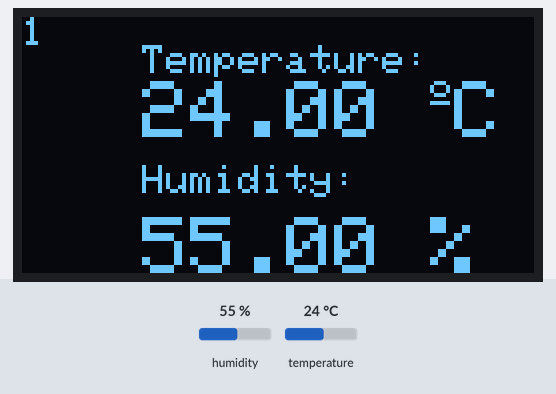
Simulated run of this sketch. Board: Arduino Uno, built with avr-gcc and run on an emulated ATmega328P. Parts: 128×64 one-colour display. The test bench sets the inputs (shaded band); at power-on: humidity 55 %, temperature 24 °C. What the sketch prints to the serial monitor is not drawn.

Above: at 3.8 s.
3.9 s: humidity set to 22 %
At 6.1 s:
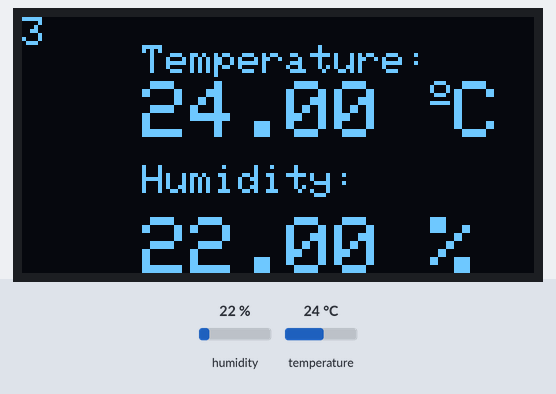
10.7 s: temperature set to 12 °C
At 14.9 s:
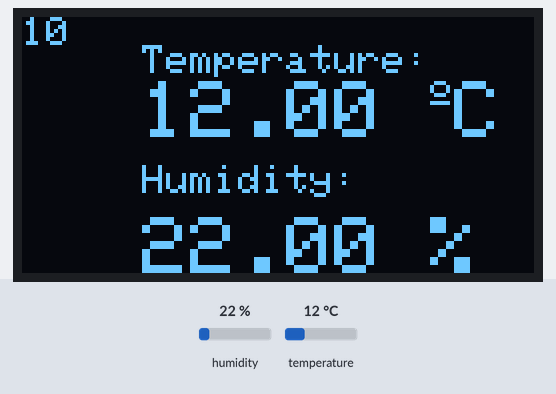
15.9 s: humidity set to 40 %
At 19.1 s:
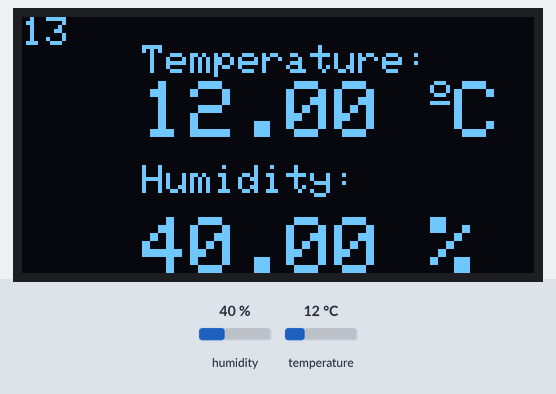
20.9 s: temperature set to 19 °C
At 24.1 s:
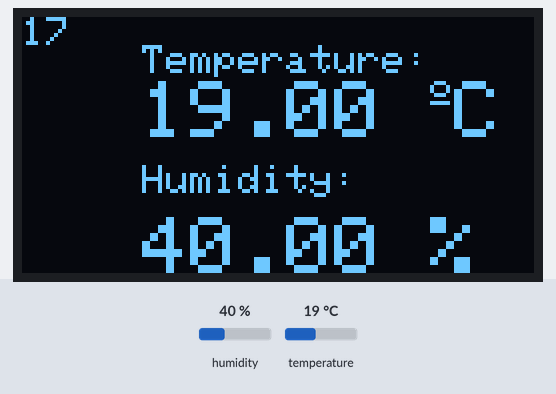
Timing chart, 0 to 25.6 s (numbered marks = the images above; inputs shaded):
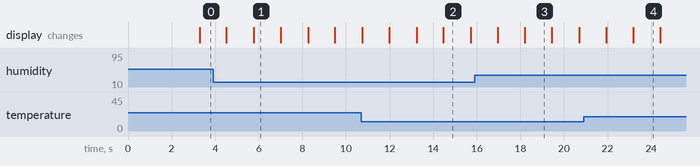

The sketch:

V2_HumidityToOled.ino
```cpp
//Tech Trends Shameer
//Temperature and Humidity Display in OLED
//----------------------------------------------------------------------------------------------------------Intilization----------------------------------
#include <Wire.h> // For I2C communication (used by OLED)
#include <Adafruit_GFX.h>  // Core graphics library
#include <Adafruit_SSD1306.h>
#include <Adafruit_Sensor.h>
#include "DHT.h"


#define SCREEN_WIDTH 128 // OLED display width, in pixels
#define SCREEN_HEIGHT 64 // OLED display height, in pixels

#define OLED_RESET 4 // Define the reset pin for OLED (not actually used in this setup, but needed by the library)
//Adafruit_SH1106 display(OLED_RESET);

int var_num = 0;
char buffer[10];

Adafruit_SSD1306 display(SCREEN_WIDTH, SCREEN_HEIGHT);
#define DHTPIN 2     // Digital pin connected to the DHT sensor

#define BLUE 0x001F // Optional color definition (not used, because the OLED is monochrome)

// Uncomment the type of sensor in use:
#define DHTTYPE    DHT11     // DHT 11
//#define DHTTYPE    DHT22     // DHT 22 (AM2302)
//#define DHTTYPE    DHT21     // DHT 21 (AM2301)

DHT dht(DHTPIN, DHTTYPE); // Create a DHT sensor object

//----------------------------------------------------------------------------------------------------------Setup FUNCTION----------------------------------
void setup() {

  Serial.begin(9600);

  dht.begin(); // Initialize the DHT sensor using dht object class                                                                                // display.begin(SH1106_SWITCHCAPVCC, 0x3C);
  display.begin(SSD1306_SWITCHCAPVCC, 0x3C);  // Initialize the OLED display with I2C address 0x3C

  delay(2000);

  display.clearDisplay(); // Clear anything that might be on the screen
  display.setTextColor(SSD1306_WHITE); // Set text color to white (since OLED is monochrome) (doesnt really matter but is standard)
 //  display.setTextColor(BLUE);
}

//----------------------------------------------------------------------------------------------------------COUNT FUNCTION----------------------------------
void count_change() {
  if (var_num == 60)
  {
    var_num = 0;
  }
  var_num = var_num + 1; // for itoa (	The number base (10 = decimal, 16 = hex, 2 = binary, etc.) )
  itoa(var_num, buffer, 10);//function included by c++ that converts int to str. converts from int to array (buffer is my array). C++ can only hold one variable (1 or 2 or 3 instead of 123) while arrays holds them all seperatly and combines
  delay(1000);//delay 1 second
}


//----------------------------------------------------------------------------------------------------------SETUP FUNCTION----------------------------------
void loop() {
  delay(200);


  //read temperature and humidity
  float t = dht.readTemperature();
  float h = dht.readHumidity();

  // Check if reading failed (sometimes DHT sensors fail to communicate)
  if (isnan(h) || isnan(t)) {
    Serial.println("Failed to read from DHT sensor!");
  }

  Serial.println(t);
  Serial.println(h);

  display.clearDisplay(); //clear display

  // display intialization
  display.setTextSize(1); // Set text size to small
  display.setCursor(30,7); // Move cursor to (x=0, y=7) pixels

  // display temperature   //display.setTextColor(BLUE);
  display.print("Temperature: ");

  // display intialization (Changed location)
  display.setTextSize(2); // Make temperature reading larger
  display.setCursor(30,16);// Move cursor to (x=0, y=16)
  display.print(t); // Display the temperature value
  display.print(" "); // Add a space

  // display intialization (Changed location)
  display.setTextSize(1);   // Small text size for the degree symbol
  display.cp437(true); // Use extended characters set
  display.write(167);  // Write degree symbol (ASCII code 167)

  // display intialization (Changed location)
  display.setTextSize(2);
  display.print("C");

  // display humidity
  display.setTextSize(1);
  display.setCursor(30, 37);
  display.print("Humidity: ");
  display.setTextSize(2);
  display.setCursor(30, 50);
  display.print(h);
  display.print(" %");


  //Display Counter
  count_change();
  display.setTextSize(1);
  display.setCursor(0, 0);
  display.print(buffer);

  display.display();   // Actually display all the data on the OLED screen
}
```

Measured:
- what the display in image 1 shows lasts 1.2 s, from 5.8 s to 7.0 s
- what the display in image 2 shows lasts 1.2 s, from 14.5 s to 15.7 s
